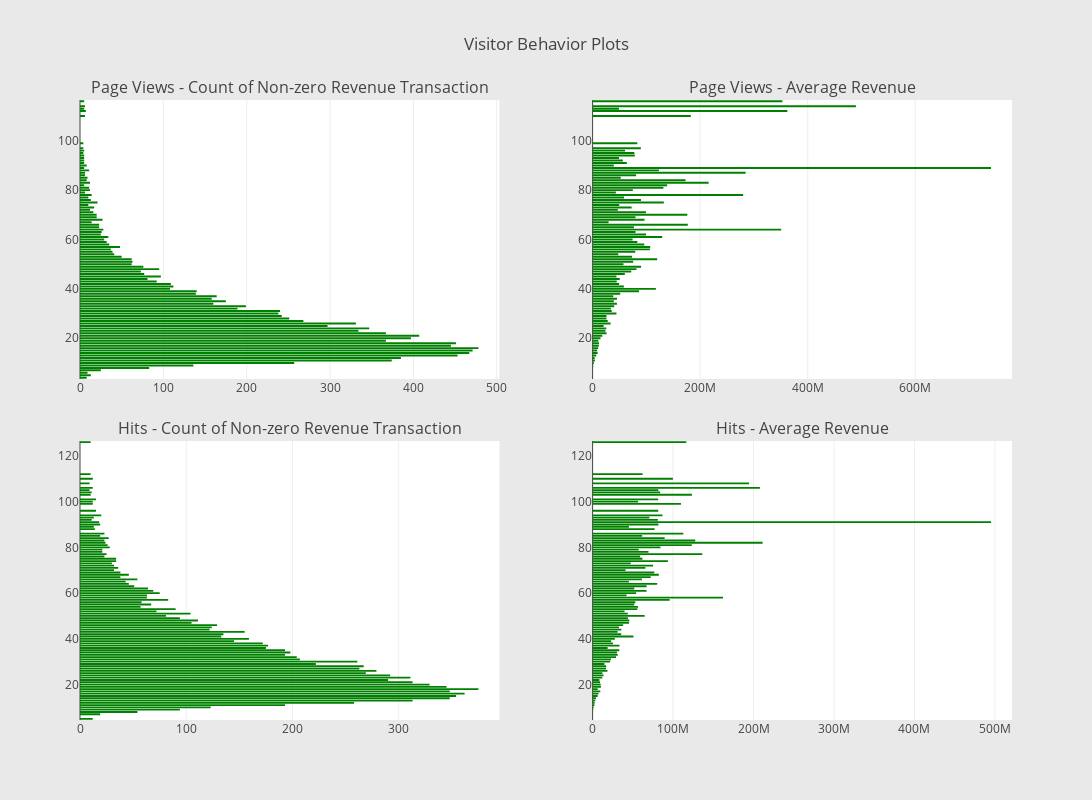

Notebook source saved alongside this figure:
### Markdown cell above
Clustering under customers' behavior

### Code cell
# Cluster by customers' behavior
# pageviews
cluster_info = train_df.groupby('totals.pageviews').agg({'transactionRevenue_non_zero':'sum', 'totals.transactionRevenue':['mean']})
cluster_info.columns = ["count of non-zero revenue", "average"]
cluster_info = cluster_info.sort_values(by="count of non-zero revenue", ascending=False)
bar_chart_pageviews_count = horizontal_bar_chart(cluster_info["count of non-zero revenue"].head(100))
bar_chart_pageviews_mean = horizontal_bar_chart(cluster_info["average"].head(100))
# hits
cluster_info = train_df.groupby('totals.hits').agg({'transactionRevenue_non_zero':'sum', 'totals.transactionRevenue':['mean']})
cluster_info.columns = ["count of non-zero revenue", "average"]
cluster_info = cluster_info.sort_values(by="count of non-zero revenue", ascending=False)
bar_chart_hits_count = horizontal_bar_chart(cluster_info["count of non-zero revenue"].head(100))
bar_chart_hits_mean = horizontal_bar_chart(cluster_info["average"].head(100))
figure = tools.make_subplots(rows=2, cols=2, vertical_spacing=0.1, 
                                         subplot_titles=["Page Views - Count of Non-zero Revenue Transaction", "Page Views - Average Revenue",
                                          "Hits - Count of Non-zero Revenue Transaction", "Hits - Average Revenue"])
figure.append_trace(bar_chart_pageviews_count, 1, 1)
figure.append_trace(bar_chart_pageviews_mean, 1, 2)
figure.append_trace(bar_chart_hits_count, 2, 1)
figure.append_trace(bar_chart_hits_mean, 2, 2)
figure['layout'].update(height=800, width=1400, paper_bgcolor='rgb(233,233,233)', title="Visitor Behavior Plots")
py.iplot(figure, filename='behavior-plots')

### Figure 1 — Plotly figure (JSON) as saved in the notebook; plotly's stock layout.template omitted (floating-point values rounded to 4 significant figures)
{"data": [{"marker": {"color": "green"}, "orientation": "h", "showlegend": false, "x": [4, 4, 4, 5, 5, 5, 5, 5, 5, 5, 5, 5, 6, 6, 6, 6, 6, 7, 8, 8, 8, 9, 9, 10, 10, 11, 11, 12, 12, 12, 13, 13, 14, 14, 16, 17, 20, 20, 21, 23, 23, 25, 25, 26, 27, 28, 29, 32, 34, 35, 37, 39, 41, 48, 50, 62, 62, 63, 73, 76, 77, 81, 83, 92, 95, 97, 108, 109, 112, 136, 139, 140, 158, 160, 164, 175, 189, 199, 238, 240, 242, 251, 257, 268, 297, 331, 334, 347, 367, 367, 374, 385, 397, 407, 445, 451, 453, 467, 471, 478], "y": ["99", "97", "95", "91", "94", "89", "92", "82", "93", "116", "96", "113", "114", "110", "87", "79", "86", "112", "84", "4", "90", "85", "6", "74", "77", "81", "88", "83", "80", "72", "76", "5", "67", "78", "71", "73", "70", "69", "75", "66", "65", "7", "62", "63", "68", "64", "60", "59", "61", "58", "56", "55", "54", "57", "53", "50", "52", "51", "47", "49", "46", "44", "8", "43", "48", "45", "40", "42", "41", "9", "38", "39", "36", "34", "37", "35", "32", "33", "30", "31", "29", "28", "10", "27", "25", "26", "23", "24", "22", "19", "11", "12", "20", "21", "17", "18", "13", "14", "15", "16"], "type": "bar", "uid": "afcec058-d661-11e8-ae82-7f47ae10e8a3", "xaxis": "x", "yaxis": "y"}, {"marker": {"color": "green"}, "orientation": "h", "showlegend": false, "x": [83100000.0, 89670000, 77680000.0, 63635000, 78468000, 740900000.0, 56150000.0, 138746500, 49050000.0, 352800000.0, 60310000.0, 48970000, 489600000.0, 182588000, 284500000.0, 43210000.0, 80930000.0, 362037000, 172900000.0, 22000.0, 39480000.0, 52350000.0, 13590.0, 49490000.0, 58400000.0, 131700000.0, 123300000.0, 215800000.0, 74810000.0, 46973250, 90040000.0, 81350.0, 29770000.0, 279900000.0, 99240000.0, 72560000.0, 176117200, 79830000.0, 132500000.0, 177100000.0, 76770000.0, 79880.0, 99430000.0, 79820000.0, 96600000.0, 350700000.0, 74410000.0, 83160000.0, 129400000.0, 96110000.0, 106500000.0, 79390000.0, 47800000.0, 107100000.0, 73320000.0, 57420000.0, 120000000.0, 75430000.0, 71900000.0, 90100000.0, 59933000, 50430000.0, 555900.0, 44890000.0, 81630000.0, 44320000.0, 117600000.0, 49310000.0, 58180000.0, 1151000.0, 51370000.0, 86380000.0, 45280000.0, 45220000.0, 38500000.0, 39400000.0, 33980000.0, 40100000.0, 44370000.0, 35570000.0, 25850000.0, 25830000.0, 2378000.0, 28130000.0, 20520000.0, 33490000.0, 23840000.0, 25400000.0, 25950000.0, 10720000.0, 4324000.0, 3789000.0, 14750000.0, 18010000.0, 11540000.0, 11950000.0, 6880000.0, 9362000.0, 8565000.0, 10330000.0], "y": ["99", "97", "95", "91", "94", "89", "92", "82", "93", "116", "96", "113", "114", "110", "87", "79", "86", "112", "84", "4", "90", "85", "6", "74", "77", "81", "88", "83", "80", "72", "76", "5", "67", "78", "71", "73", "70", "69", "75", "66", "65", "7", "62", "63", "68", "64", "60", "59", "61", "58", "56", "55", "54", "57", "53", "50", "52", "51", "47", "49", "46", "44", "8", "43", "48", "45", "40", "42", "41", "9", "38", "39", "36", "34", "37", "35", "32", "33", "30", "31", "29", "28", "10", "27", "25", "26", "23", "24", "22", "19", "11", "12", "20", "21", "17", "18", "13", "14", "15", "16"], "type": "bar", "uid": "afcf7124-d661-11e8-ae82-7f47ae10e8a3", "xaxis": "x2", "yaxis": "y2"}, {"marker": {"color": "green"}, "orientation": "h", "showlegend": false, "x": [9, 9, 10, 10, 10, 11, 11, 12, 12, 12, 12, 12, 13, 13, 14, 15, 15, 18, 19, 19, 19, 20, 21, 21, 23, 23, 23, 24, 25, 26, 27, 28, 30, 32, 32, 34, 34, 36, 38, 38, 43, 46, 46, 51, 54, 54, 57, 58, 63, 63, 64, 67, 69, 72, 75, 81, 83, 90, 94, 94, 104, 105, 111, 122, 123, 124, 129, 133, 135, 145, 155, 159, 172, 175, 177, 193, 193, 193, 198, 204, 207, 222, 258, 261, 263, 267, 269, 279, 290, 292, 311, 313, 313, 329, 345, 348, 348, 354, 362, 375], "y": ["108", "105", "103", "126", "112", "104", "92", "106", "110", "100", "99", "5", "89", "93", "88", "101", "96", "91", "90", "85", "7", "94", "78", "79", "86", "76", "83", "82", "77", "81", "84", "80", "73", "72", "70", "75", "74", "71", "67", "69", "65", "68", "64", "63", "8", "66", "54", "56", "59", "58", "62", "55", "61", "52", "60", "50", "57", "53", "49", "9", "51", "47", "48", "44", "10", "45", "46", "41", "42", "39", "43", "40", "38", "36", "37", "33", "11", "35", "34", "32", "31", "29", "12", "30", "27", "28", "25", "26", "22", "24", "23", "21", "13", "20", "19", "17", "14", "15", "16", "18"], "type": "bar", "uid": "afcfff54-d661-11e8-ae82-7f47ae10e8a3", "xaxis": "x3", "yaxis": "y3"}, {"marker": {"color": "green"}, "orientation": "h", "showlegend": false, "x": [194500000.0, 81730000.0, 123400000.0, 116500000.0, 62074500, 83970000.0, 81120000.0, 207900000.0, 99820000.0, 56550000.0, 109800000.0, 73760.0, 45161875, 70630000.0, 77050000.0, 81508000, 81550000.0, 495200000.0, 81856000, 61660000.0, 63300.0, 86927000, 69470000.0, 57260000.0, 112800000.0, 59140000.0, 127600000.0, 211300000.0, 136300000.0, 123200000.0, 89550000.0, 84389500, 47360000.0, 75170000.0, 40990000.0, 61950000.0, 93570000.0, 65680000.0, 72260000.0, 76670000.0, 45100000.0, 82313000, 80280000.0, 67130000.0, 353000.0, 61320000.0, 56420000.0, 53110000.0, 42210000.0, 162100000.0, 51810000.0, 51760000.0, 67050000.0, 39710000.0, 54145000, 64740000.0, 95810000.0, 55610000.0, 43830000.0, 791900.0, 43810000.0, 45360000.0, 45590000.0, 35640000.0, 1233000.0, 32720000.0, 37990000.0, 50720000.0, 35550000.0, 23080000.0, 30990000.0, 27640000.0, 25290000.0, 18700000.0, 33420000.0, 31260000.0, 2303000.0, 33220000.0, 30260000.0, 29160000.0, 22820000.0, 14760000.0, 2526000.0, 21740000.0, 16680000.0, 16860000.0, 12170000.0, 18450000.0, 8393000.0, 13580000.0, 12030000.0, 9244000.0, 3342000.0, 10030000.0, 10340000.0, 9576000.0, 4172000.0, 6312000.0, 7404000.0, 6360000.0], "y": ["108", "105", "103", "126", "112", "104", "92", "106", "110", "100", "99", "5", "89", "93", "88", "101", "96", "91", "90", "85", "7", "94", "78", "79", "86", "76", "83", "82", "77", "81", "84", "80", "73", "72", "70", "75", "74", "71", "67", "69", "65", "68", "64", "63", "8", "66", "54", "56", "59", "58", "62", "55", "61", "52", "60", "50", "57", "53", "49", "9", "51", "47", "48", "44", "10", "45", "46", "41", "42", "39", "43", "40", "38", "36", "37", "33", "11", "35", "34", "32", "31", "29", "12", "30", "27", "28", "25", "26", "22", "24", "23", "21", "13", "20", "19", "17", "14", "15", "16", "18"], "type": "bar", "uid": "afd09572-d661-11e8-ae82-7f47ae10e8a3", "xaxis": "x4", "yaxis": "y4"}], "layout": {"annotations": [{"font": {"size": 16}, "showarrow": false, "text": "Page Views - Count of Non-zero Revenue Transaction", "x": 0.225, "xanchor": "center", "xref": "paper", "y": 1, "yanchor": "bottom", "yref": "paper"}, {"font": {"size": 16}, "showarrow": false, "text": "Page Views - Average Revenue", "x": 0.775, "xanchor": "center", "xref": "paper", "y": 1, "yanchor": "bottom", "yref": "paper"}, {"font": {"size": 16}, "showarrow": false, "text": "Hits - Count of Non-zero Revenue Transaction", "x": 0.225, "xanchor": "center", "xref": "paper", "y": 0.45, "yanchor": "bottom", "yref": "paper"}, {"font": {"size": 16}, "showarrow": false, "text": "Hits - Average Revenue", "x": 0.775, "xanchor": "center", "xref": "paper", "y": 0.45, "yanchor": "bottom", "yref": "paper"}], "xaxis": {"anchor": "y", "domain": [0, 0.45]}, "yaxis": {"anchor": "x", "domain": [0.55, 1]}, "xaxis2": {"anchor": "y2", "domain": [0.55, 1]}, "yaxis2": {"anchor": "x2", "domain": [0.55, 1]}, "xaxis3": {"anchor": "y3", "domain": [0, 0.45]}, "yaxis3": {"anchor": "x3", "domain": [0, 0.45]}, "xaxis4": {"anchor": "y4", "domain": [0.55, 1]}, "yaxis4": {"anchor": "x4", "domain": [0, 0.45]}, "height": 800, "width": 1400, "paper_bgcolor": "rgb(233,233,233)", "title": "Visitor Behavior Plots"}}
